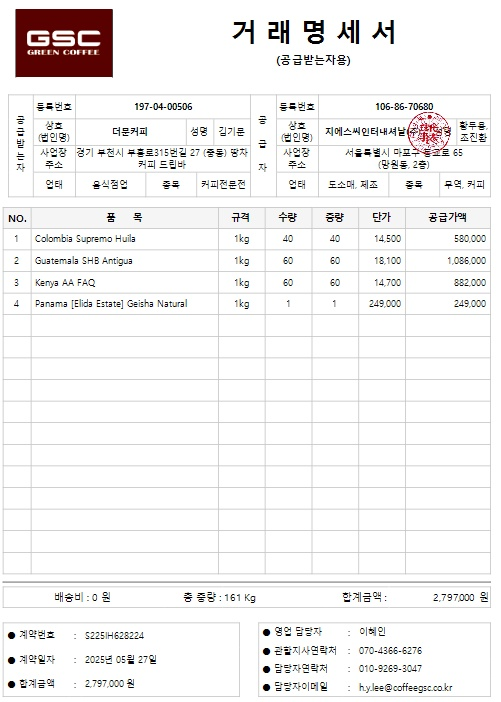
#> input picture data/coffee_bean_receiving_Specification/IMG_1655.JPG, 501 x 702 px
$ python -i image_utils.py   (imports and definitions only)
#> lines starting #> are read from the running program, lines starting #| are printed output that depends on the picture
"""
이미지 처리 유틸리티

거래 명세서 이미지를 OCR에 최적화된 형태로 전처리합니다.
"""

from typing import List, Optional
from PIL import Image
import cv2
import numpy as np
from pdf2image import convert_from_path
import io


# [47 lines left out: function preprocess_image, not called in this run]


def preprocess_for_easyocr(image: Image.Image, enhance: bool = True, mode: str = 'normal') -> Image.Image:
    """
    이미지 전처리 (EasyOCR 최적화)

    EasyOCR은 딥러닝 기반이므로 컬러 이미지에서 더 잘 작동합니다.
    이진화하지 않고 대비만 향상시킵니다.

    처리 순서 (normal 모드):
    1. 해상도 확인 (너무 작으면 업스케일)
    2. 대비 향상 (선택적, RGB 모드 유지)
    3. 노이즈 제거 (약간만)

    처리 순서 (enhanced 모드):
    1. 해상도 확인 (3배 업스케일)
    2. 강력한 노이즈 제거
    3. 강화된 대비 향상
    4. 선명화 (Unsharp Mask)

    Args:
        image: PIL Image 객체
        enhance: 대비 향상 여부 (기본값: True)
        mode: 전처리 강도 ('normal' 또는 'enhanced')
              - 'normal': 기본 전처리 (고품질 이미지용)
              - 'enhanced': 강화된 전처리 (저품질 이미지용)

    Returns:
        전처리된 PIL Image 객체 (RGB 모드)
    """
#> called with enhance = True, mode = 'normal'
    # PIL → OpenCV (numpy array)
    img_array = np.array(image)

    # RGB 모드 확인 (그레이스케일이면 RGB로 변환)
    if len(img_array.shape) == 2:  # Grayscale
        img_array = cv2.cvtColor(img_array, cv2.COLOR_GRAY2RGB)
    elif img_array.shape[2] == 4:  # RGBA
        img_array = cv2.cvtColor(img_array, cv2.COLOR_RGBA2RGB)

    # 1. 해상도 확인 (최소 1000px 권장)
    height, width = img_array.shape[:2]
#> height = 702; width = 501
    if height < 1000 or width < 1000:
        # 업스케일 (2배 또는 3배)
        scale_factor = 3 if mode == 'enhanced' else 2
        img_array = cv2.resize(
            img_array,
            (width * scale_factor, height * scale_factor),
            interpolation=cv2.INTER_CUBIC
        )

    if mode == 'enhanced':
        # === Enhanced 모드 전처리 ===
        # 2. 강력한 노이즈 제거
        img_array = cv2.fastNlMeansDenoisingColored(img_array, None, 10, 10, 7, 21)

        # 3. 강화된 대비 향상
        if enhance:
            lab = cv2.cvtColor(img_array, cv2.COLOR_RGB2LAB)
            l, a, b = cv2.split(lab)
            clahe = cv2.createCLAHE(clipLimit=3.0, tileGridSize=(8, 8))
            l_enhanced = clahe.apply(l)
            lab_enhanced = cv2.merge([l_enhanced, a, b])
            img_array = cv2.cvtColor(lab_enhanced, cv2.COLOR_LAB2RGB)

        # 4. 선명화 (Unsharp Mask)
        gaussian = cv2.GaussianBlur(img_array, (5, 5), 1.0)
        img_array = cv2.addWeighted(img_array, 1.5, gaussian, -0.5, 0)

    else:
        # === Normal 모드 전처리 (기존 로직 유지) ===
        # 2. 대비 향상
        if enhance:
            lab = cv2.cvtColor(img_array, cv2.COLOR_RGB2LAB)
#> lab: shape (1404, 1002, 3); mean of channels 0, 1, 2 242, 128.6, 128.5
            l, a, b = cv2.split(lab)
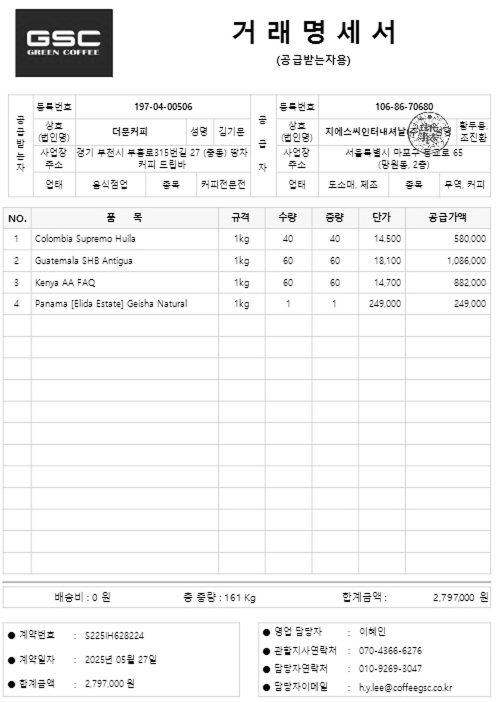
#> l: shape (1404, 1002) (shown at 1/2 size); min 0, max 255, mean 242
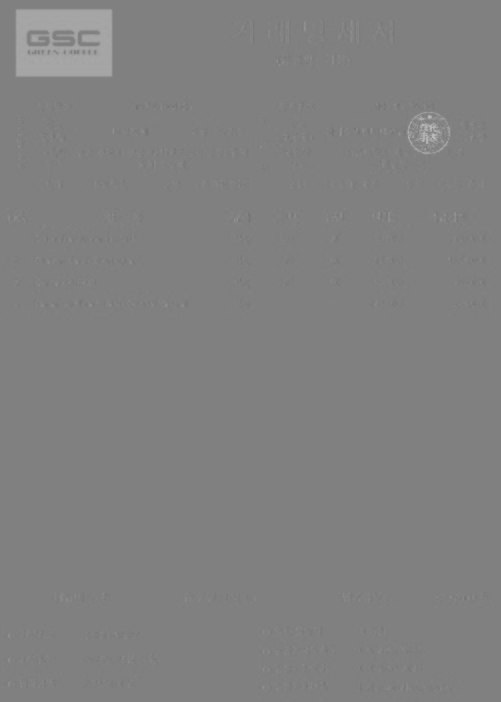
#> a: shape (1404, 1002) (shown at 1/2 size); min 113, max 193, mean 128.6
            clahe = cv2.createCLAHE(clipLimit=2.0, tileGridSize=(8, 8))
            l_enhanced = clahe.apply(l)
            lab_enhanced = cv2.merge([l_enhanced, a, b])
#> lab_enhanced: shape (1404, 1002, 3); mean of channels 0, 1, 2 238.7, 128.6, 128.5
            img_array = cv2.cvtColor(lab_enhanced, cv2.COLOR_LAB2RGB)
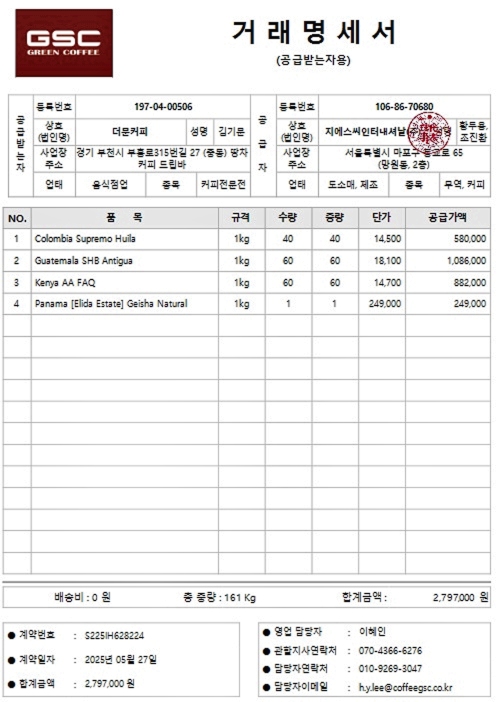
#> img_array: shape (1404, 1002, 3) (shown at 1/2 size); mean R, G, B 238.5, 237.1, 237

        # 3. 약한 노이즈 제거 (디테일 유지)
        img_array = cv2.GaussianBlur(img_array, (3, 3), 0)

    # OpenCV → PIL
    return Image.fromarray(img_array)


# [190 lines left out: functions rotate_image, enhance_contrast, denoise_image, pdf_to_image, convert_uploaded_file_to_image, save_image and 1 more, not called in this run]

>>> import cv2
>>> picture = cv2.cvtColor(cv2.imread('../../data/coffee_bean_receiving_Specification/IMG_1655.JPG'), cv2.COLOR_BGR2RGB)
>>> result = preprocess_for_easyocr(picture)

$ run again, on data/coffee_bean_receiving_Specification/IMG_1660.JPG
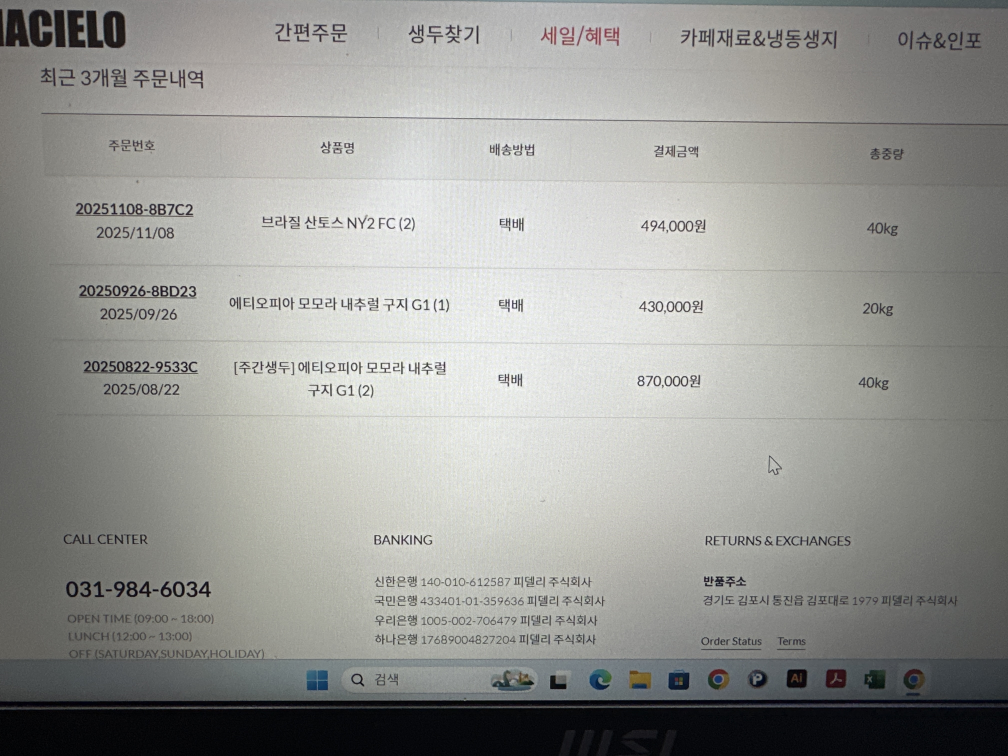
#> input picture data/coffee_bean_receiving_Specification/IMG_1660.JPG, 4032 x 3024 px (shown at 1/4 size)
#> lab: shape (3024, 4032, 3); mean of channels 0, 1, 2 157.3, 127.2, 129.8
#> in preprocess_for_easyocr, `l, a, b = cv2.split(lab)`:
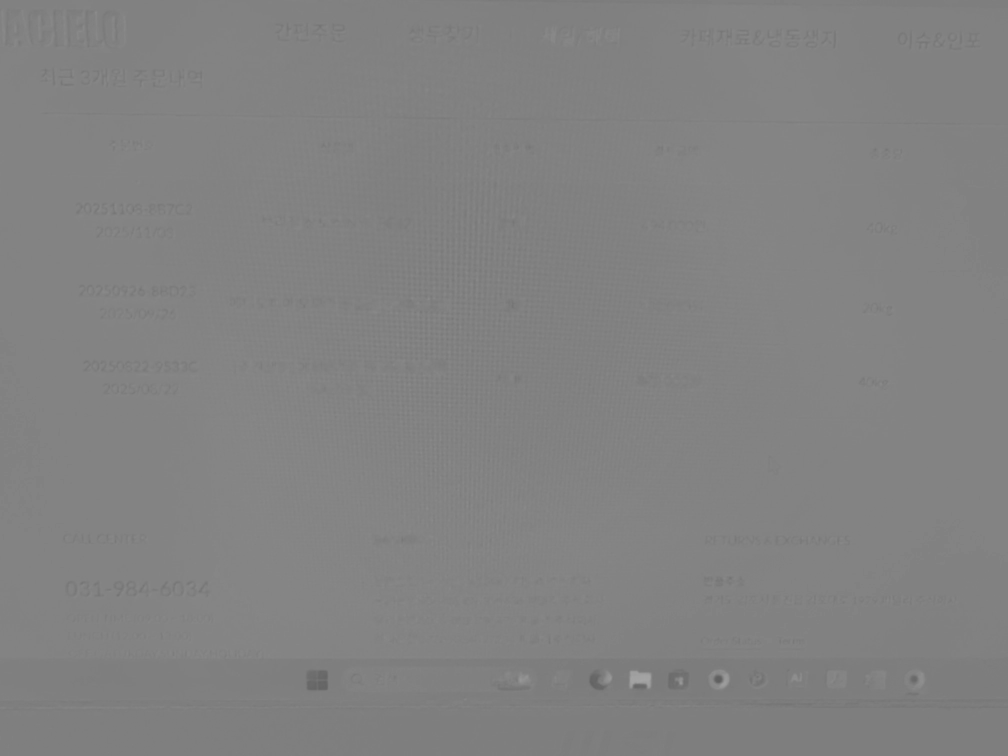
#> b: shape (3024, 4032) (shown at 1/4 size); min 95, max 166, mean 129.8
#> in preprocess_for_easyocr, `l_enhanced = clahe.apply(l)`:
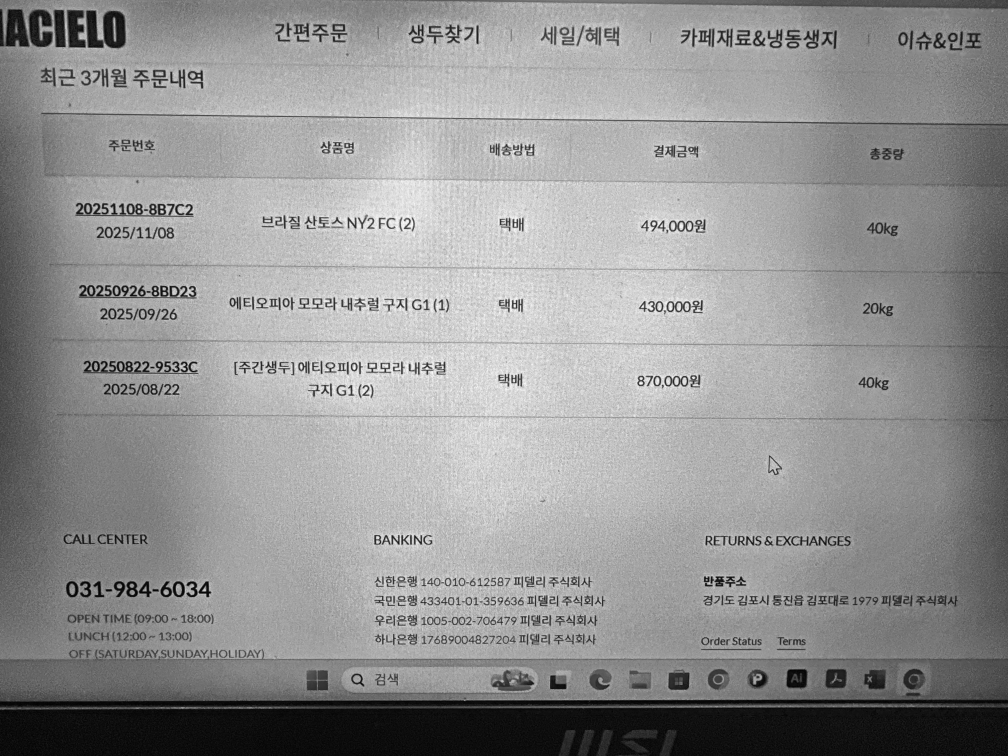
#> l_enhanced: shape (3024, 4032) (shown at 1/4 size); min 0, max 255, mean 146.7
#> lab_enhanced: shape (3024, 4032, 3); mean of channels 0, 1, 2 146.7, 127.2, 129.8
